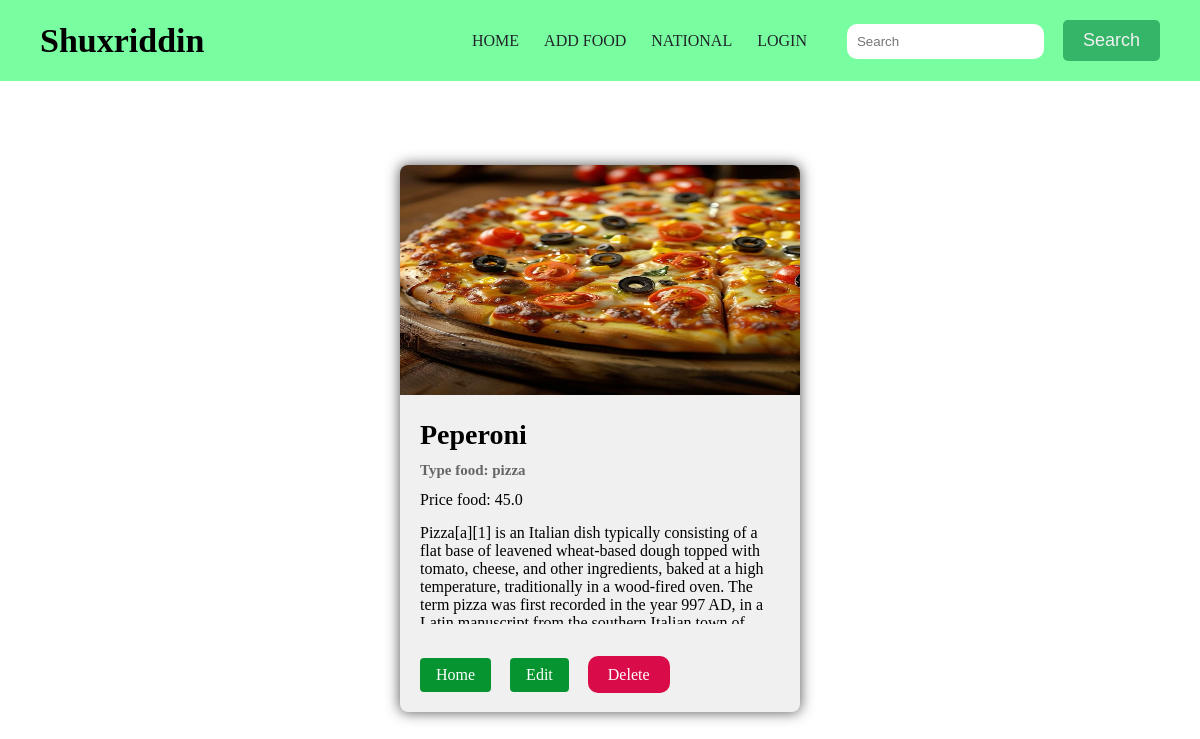
Page /food/details/1/ on the committed database.
### app/models.py (models this page shows, shortened)
class FoodApp(models.Model):
    user_name = models.ForeignKey(User, on_delete=models.CASCADE, default=1)  # food qo`shishda default=1 bo`lganligi sabab Shuxa ni tanlab ko`rsatadi
    name_food = models.CharField(max_length=100)
    type_food = models.CharField(max_length=200)
    price_food = models.FloatField(default=45.000)
    image_food = models.ImageField(upload_to='food_image', default='pic.jpg')
    description_food = models.TextField()

### app/views.py (the view)
# urls.py: path('details/<int:pk>/', views.DetailClassView.as_view(), name='details'),
class DetailClassView(DetailView):
    model = FoodApp
    template_name = 'food/details.html'

### app/templates/food/details.html (shortened to what this page needs)
{% extends 'food/base.html' %}
    {% block body %}
    <div class="card-container">
        <div class="card">
            <img src="{{ object.image_food.url }}" alt="#">
            <div class="card-content">
                <div class="card-box">
                    <h1>{{ object.name_food }}</h1>
                    <h3>Type food: {{ object.type_food }}</h3>
                    <span class="detais-price">Price food: {{ object.price_food }}</span>
                    <br>
                    <p class="descr">{{ object.description_food }}</p>
                    <br>
                    <a class="btn" href="{% url 'index' %}">Home</a>
                    <a class="btn" href="{% url 'update' object.id %}">Edit</a>
                    <a href="{% url 'delete' object.id %}" class="btn-danger">Delete</a>
                </div>
            </div>
        </div>
    </div>
    {% endblock %}

### app/static/food/style.css (style rules this page uses)
*, *::after, *::before { margin: 0; padding: 0; box-sizing: border-box; }
body { font-family: Cambria, Cochin, Georgia, Times, 'Times New Roman', serif, sans-serif; max-width: 1920px; margin: 0 auto; }
a { text-decoration: none; }
.btn { padding: 10px 20px; background: #069431; border-radius: 15px; }
.btn-danger { padding: 10px 20px; background: #d90b49; border-radius: 10px; color: #fff; font-size: 16px; }
.card-container { display: flex; justify-content: center; flex-wrap: wrap; padding-top: 150px; }
.card { width: 400px; background-color: #f0f0f0; border-radius: 8px; overflow: hidden; box-shadow: 0px 0px 13px 1px rgba(33, 32, 32, 0.693); margin: 15px; transition: transform .3s ease-in-out; }
.card img { z-index: -1; width: 100%; height: 230px; transition: transform .3s ease-in-out; }
.card-box { padding: 20px; }
.card-content h1 { font-size: 28px; margin-bottom: 8px; }
.card-content h2, h3, h4, h5 { color: #666; font-size: 15px; line-height: 1.3; }
.card-content .btn { display: inline-block; padding: 8px 16px; background-color: #069431; text-decoration: none; border-radius: 4px; margin-top: 16px; color: #fff; margin-right: 15px; }
.card-box h1, h3 { margin-bottom: 10px; }
.descr { margin-top: 15px; height: 100px; overflow-y: auto; }

### rows in the picture
FoodApp: image_food (picture), name_food "Peperoni", type_food "pizza", price_food "45.0", description_food "Pizza[a][1] is an Italian dish typically consisting of a flat base of leavened wheat-based dough topped with tomato, cheese, and other ingredients, baked at a high temperature, traditionally in a wood-fired oven. The term pizza was first recorded in the year 997 AD, in a…"
